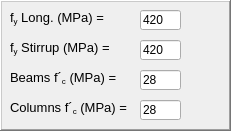
      <widget class="QFrame" name="BeamsSection_2">
       <property name="geometry">
        <rect>
         <x>0</x>
         <y>510</y>
         <width>231</width>
         <height>131</height>
        </rect>
       </property>
       <property name="frameShape">
        <enum>QFrame::WinPanel</enum>
       </property>
       <property name="frameShadow">
        <enum>QFrame::Raised</enum>
       </property>
       <widget class="QLabel" name="label_34">
        <property name="geometry">
         <rect>
          <x>10</x>
          <y>10</y>
          <width>101</width>
          <height>16</height>
         </rect>
        </property>
        <property name="font">
         <font>
          <family>Arial</family>
          <pointsize>10</pointsize>
          <weight>50</weight>
          <italic>false</italic>
          <bold>false</bold>
         </font>
        </property>
        <property name="text">
         <string>&lt;html&gt;&lt;head/&gt;&lt;body&gt;&lt;p&gt;f&lt;span style=&quot; vertical-align:sub;&quot;&gt;y&lt;/span&gt; Long. (MPa) =&lt;/p&gt;&lt;/body&gt;&lt;/html&gt;</string>
        </property>
       </widget>
       <widget class="QLineEdit" name="fy">
        <property name="geometry">
         <rect>
          <x>140</x>
          <y>10</y>
          <width>41</width>
          <height>20</height>
         </rect>
        </property>
        <property name="text">
         <string>420</string>
        </property>
        <property name="placeholderText">
         <string>420</string>
        </property>
       </widget>
       <widget class="QLabel" name="label_35">
        <property name="geometry">
         <rect>
          <x>10</x>
          <y>70</y>
          <width>111</width>
          <height>16</height>
         </rect>
        </property>
        <property name="font">
         <font>
          <family>Arial</family>
          <pointsize>10</pointsize>
          <weight>50</weight>
          <italic>false</italic>
          <bold>false</bold>
         </font>
        </property>
        <property name="text">
         <string>&lt;html&gt;&lt;head/&gt;&lt;body&gt;&lt;p&gt;Beams f´&lt;span style=&quot; vertical-align:sub;&quot;&gt;c&lt;/span&gt; (MPa) =&lt;/p&gt;&lt;/body&gt;&lt;/html&gt;</string>
        </property>
       </widget>
       <widget class="QLineEdit" name="fcB">
        <property name="geometry">
         <rect>
          <x>140</x>
          <y>70</y>
          <width>41</width>
          <height>20</height>
         </rect>
        </property>
        <property name="text">
         <string>28</string>
        </property>
        <property name="placeholderText">
         <string>21</string>
        </property>
       </widget>
       <widget class="QLineEdit" name="fcC">
        <property name="geometry">
         <rect>
          <x>140</x>
          <y>100</y>
          <width>41</width>
          <height>20</height>
         </rect>
        </property>
        <property name="text">
         <string>28</string>
        </property>
        <property name="placeholderText">
         <string>28</string>
        </property>
       </widget>
       <widget class="QLabel" name="label_36">
        <property name="geometry">
         <rect>
          <x>10</x>
          <y>100</y>
          <width>121</width>
          <height>16</height>
         </rect>
        </property>
        <property name="font">
         <font>
          <family>Arial</family>
          <pointsize>10</pointsize>
          <weight>50</weight>
          <italic>false</italic>
          <bold>false</bold>
         </font>
        </property>
        <property name="text">
         <string>&lt;html&gt;&lt;head/&gt;&lt;body&gt;&lt;p&gt;Columns f´&lt;span style=&quot; vertical-align:sub;&quot;&gt;c&lt;/span&gt; (MPa) =&lt;/p&gt;&lt;/body&gt;&lt;/html&gt;</string>
        </property>
       </widget>
       <widget class="QLineEdit" name="fys">
        <property name="geometry">
         <rect>
          <x>140</x>
          <y>40</y>
          <width>41</width>
          <height>20</height>
         </rect>
        </property>
        <property name="text">
         <string>420</string>
        </property>
        <property name="placeholderText">
         <string>420</string>
        </property>
       </widget>
       <widget class="QLabel" name="label_65">
        <property name="geometry">
         <rect>
          <x>10</x>
          <y>40</y>
          <width>111</width>
          <height>16</height>
         </rect>
        </property>
        <property name="font">
         <font>
          <family>Arial</family>
          <pointsize>10</pointsize>
          <weight>50</weight>
          <italic>false</italic>
          <bold>false</bold>
         </font>
        </property>
        <property name="text">
         <string>&lt;html&gt;&lt;head/&gt;&lt;body&gt;&lt;p&gt;f&lt;span style=&quot; vertical-align:sub;&quot;&gt;y&lt;/span&gt; Stirrup (MPa) =&lt;/p&gt;&lt;/body&gt;&lt;/html&gt;</string>
        </property>
       </widget>
      </widget>
